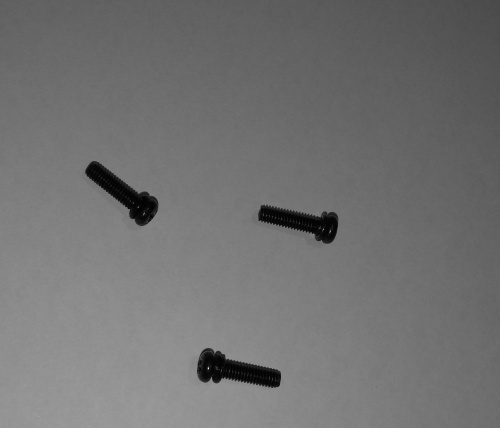
#> input picture o1/gray.jpg, 500 x 428 px
$ python threshold.py
#> lines starting #> are read from the running program, lines starting #| are printed output that depends on the picture; after the words box and inside, x2 and y2 are one past the last pixel; in counts of white or black regions, pixels touching at a corner belong together
import cv2

image = cv2.imread("gray.jpg")
#> image is the input picture: shape (428, 500, 3); min 0, max 232, mean 114

gray = cv2.cvtColor(image, cv2.COLOR_BGR2GRAY)

cv2.imshow("thresh110", cv2.threshold(gray,110, 255, cv2.THRESH_BINARY_INV)[1]  )
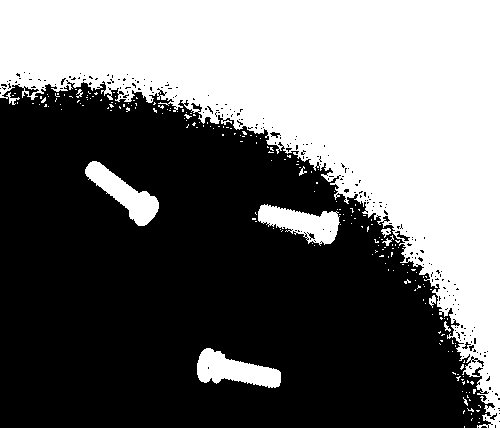
#> window 'thresh110': shape (428, 500); 42.3% white; 207 white regions (197 under 20 px), largest, box (x1, y1, x2, y2) and area: (0, 0, 500, 428) 83977, (197, 348, 281, 388) 1911, (258, 204, 340, 246) 1843
cv2.imshow("thresh80",   cv2.threshold(gray,80, 255, cv2.THRESH_BINARY_INV)[1]  )
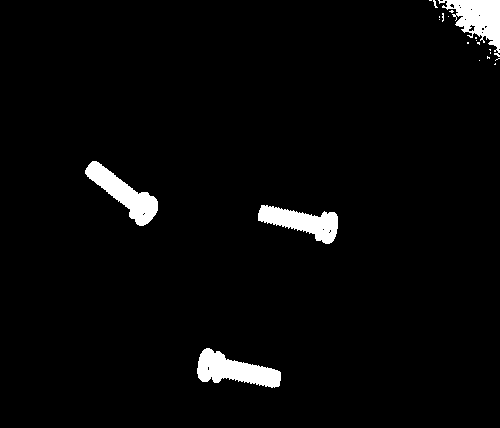
#> window 'thresh80': shape (428, 500); 3.3% white; 21 white regions (17 under 20 px), largest, box (x1, y1, x2, y2) and area: (197, 348, 281, 388) 1840, (85, 161, 158, 226) 1744, (438, 0, 500, 57) 1708, (258, 205, 338, 244) 1612
cv2.imshow("thresh75",   cv2.threshold(gray,75, 255, cv2.THRESH_BINARY_INV)[1]  )
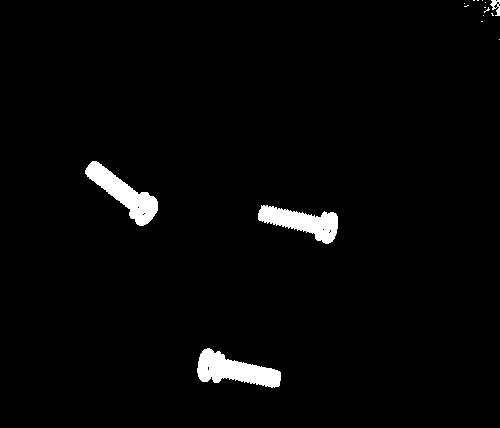
#> window 'thresh75': shape (428, 500); 2.5% white; 16 white regions (12 under 20 px), largest, box (x1, y1, x2, y2) and area: (197, 348, 281, 388) 1828, (85, 161, 158, 226) 1737, (258, 205, 338, 244) 1592, (490, 0, 500, 16) 85
cv2.imshow("thresh70",   cv2.threshold(gray,70, 255, cv2.THRESH_BINARY_INV)[1]  )
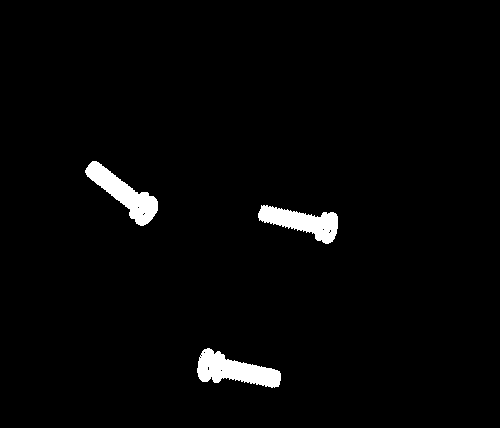
#> window 'thresh70': shape (428, 500); 2.4% white; 3 white regions, box (x1, y1, x2, y2) and area: (197, 348, 281, 388) 1818, (85, 161, 158, 226) 1727, (258, 205, 338, 244) 1577
cv2.imshow("thresh30",   cv2.threshold(gray,30, 255, cv2.THRESH_BINARY_INV)[1]  )
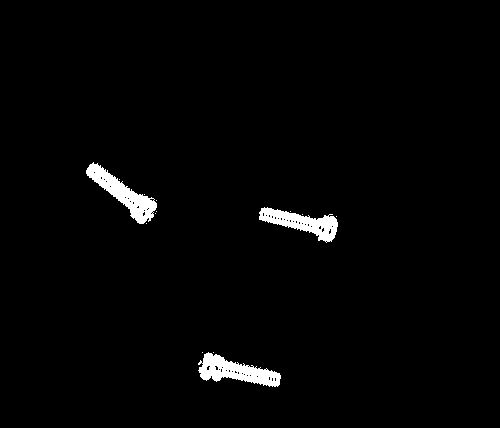
#> window 'thresh30': shape (428, 500); 1.9% white; 14 white regions (11 under 20 px), largest, box (x1, y1, x2, y2) and area: (86, 162, 157, 224) 1428, (198, 352, 281, 387) 1428, (259, 207, 338, 243) 1258

cv2.waitKey(0)
cv2.destroyAllWindows()
